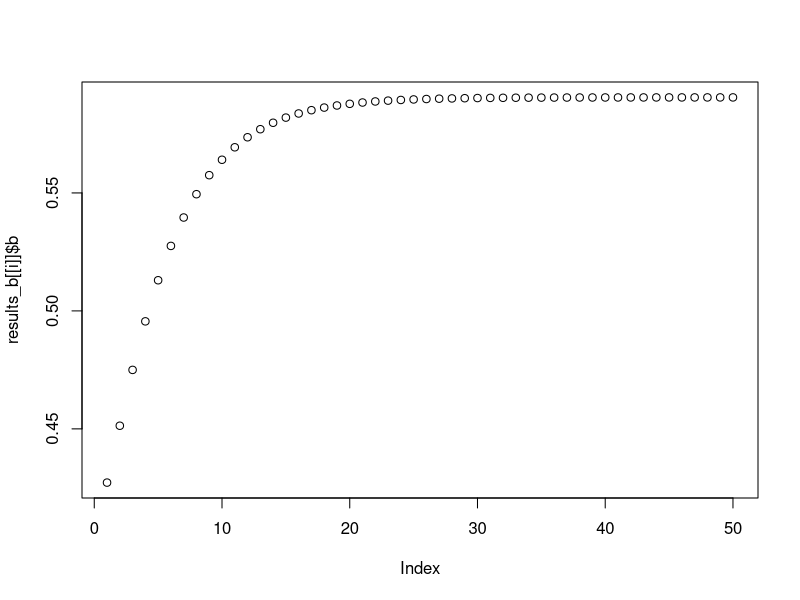
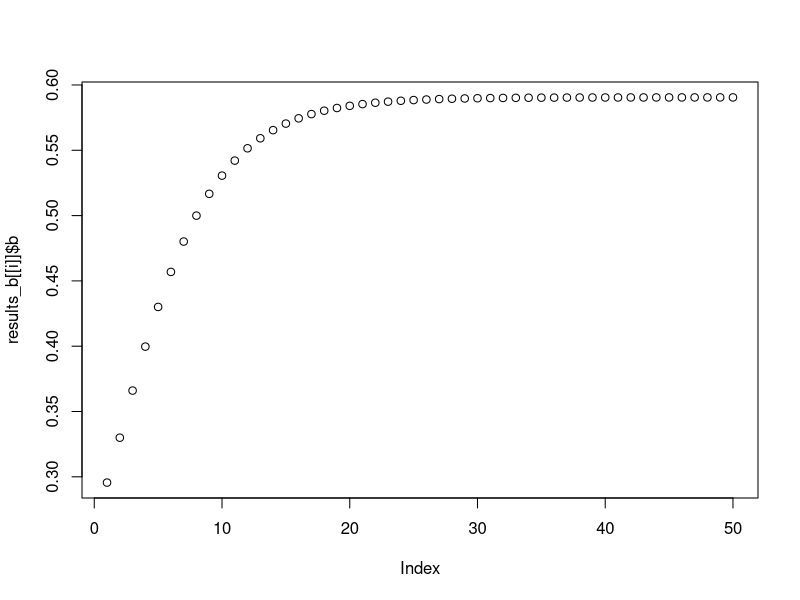
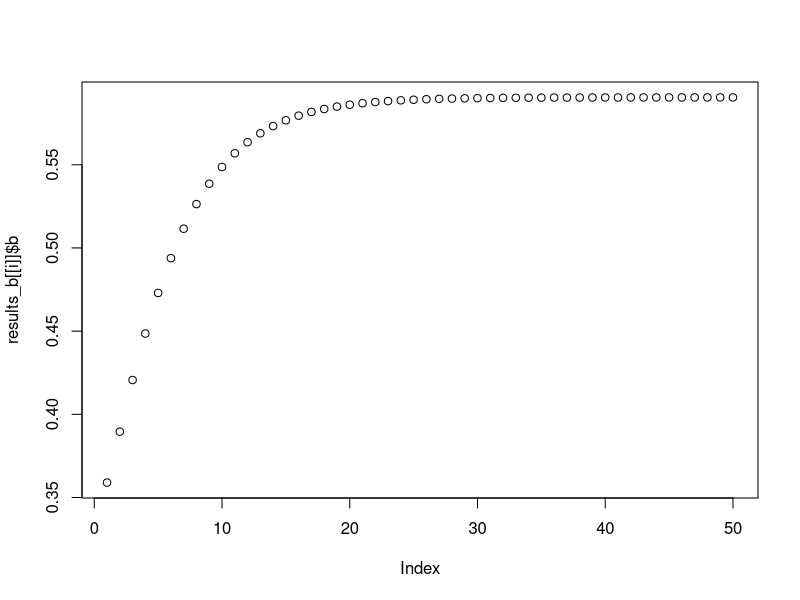
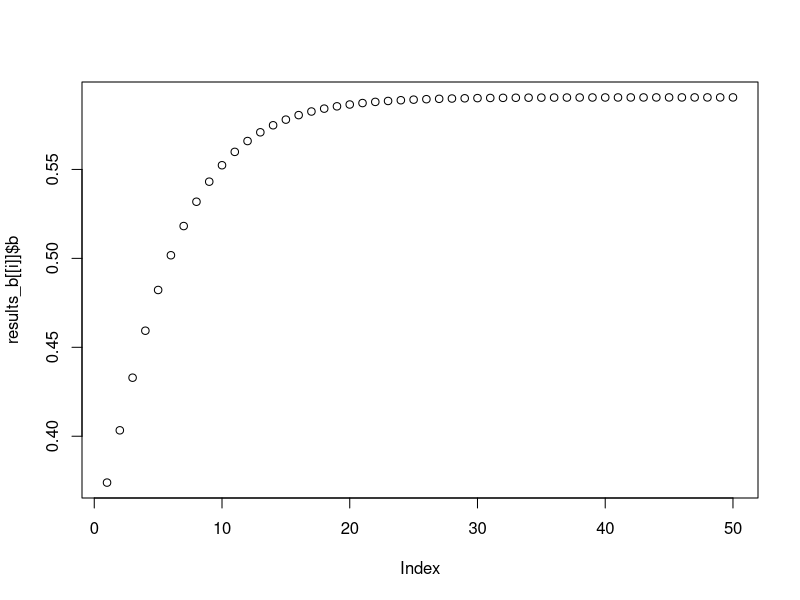
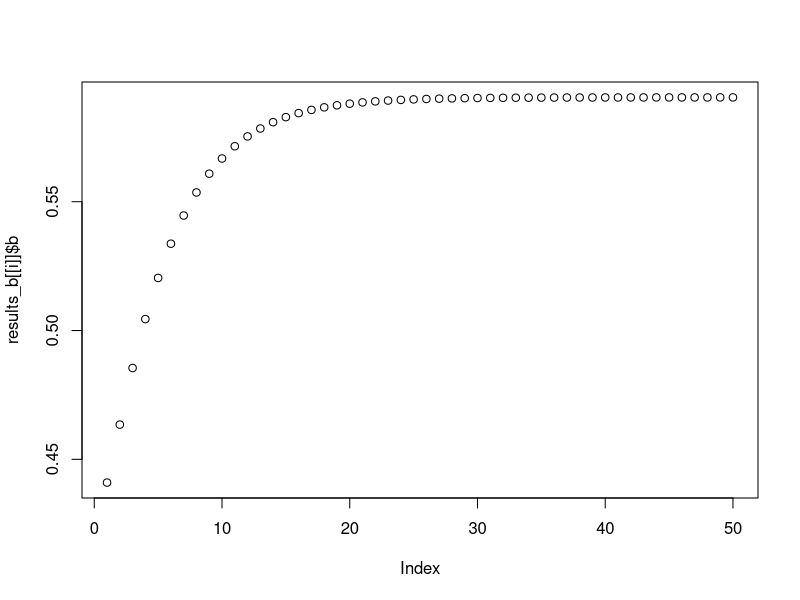
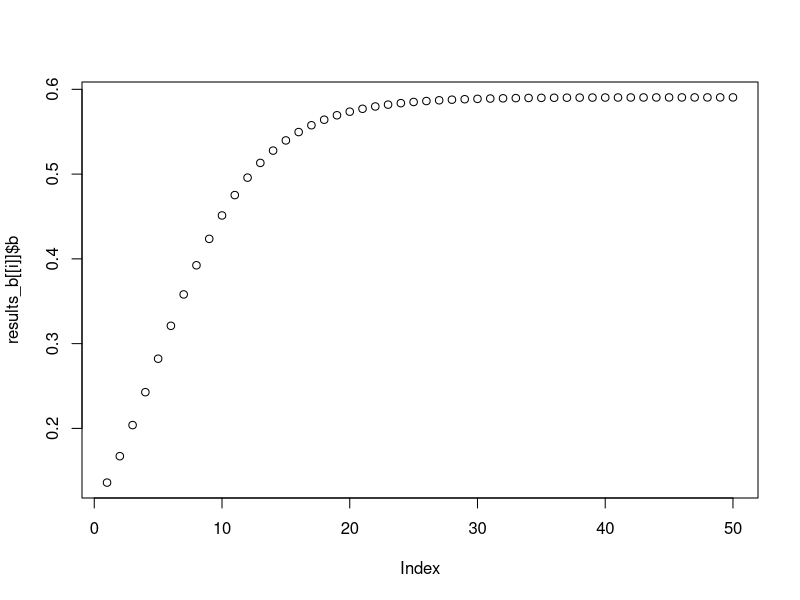
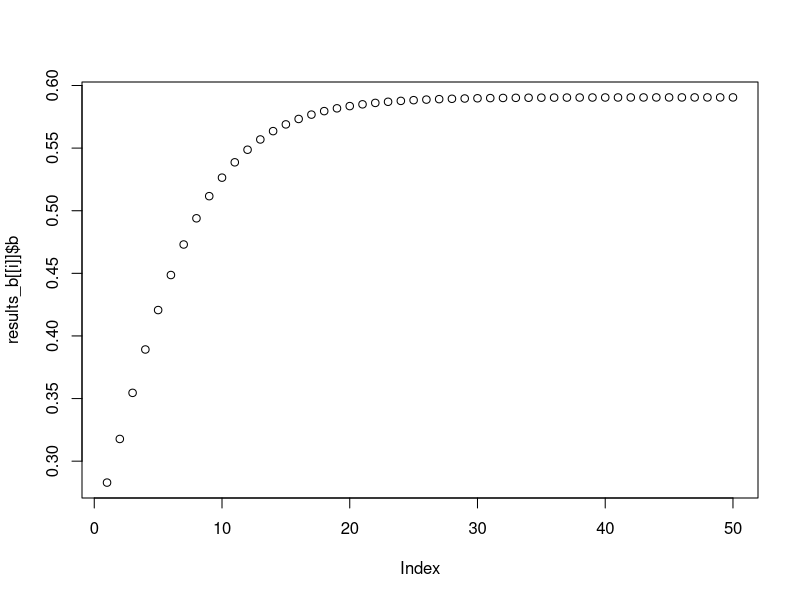
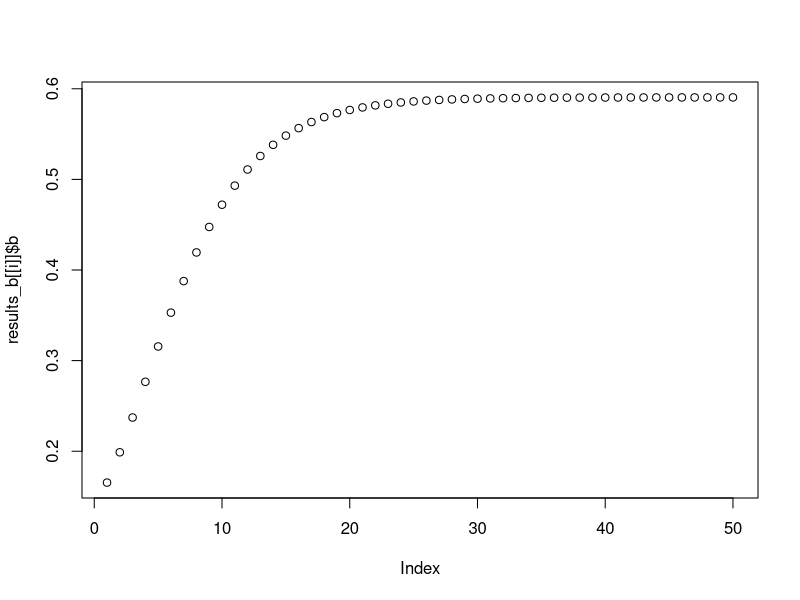

Source code (R) for these figures, in order:
# Testing model behavior: Initial biomass

## This version tests the effect of varying intial biomass. Experiments will vary initial biomass
## but all other inputs in the model will remain constant 

# Set up a small trial number of experiments - vary biomass 
n_experiment = 10 

experiment <- data.frame(
  b = runif(n_experiment, min = 0.1, max = 0.60)) #low end is 0.1K and high is 0.6K (from table)

# Model:
test_b <- function(b, f, r, r_s, p, k, years){
  # b = 1
  # f = 1.5
  # g = 0.2
  # g_s = -0.01
  # phi = 0.188
  # years = 50   Note: these values were to help setup the initial model and ensure it ran properly - we don't need these anymore
  
  results <- data.frame(
    b = rep(NA, years), c = rep(NA, years), 
    year = 1:years, r = rep(NA, years)) #Setup the results dataframe where the outputs will be writen for however many years our experiment is running
  
  #Set the initial result for the outputs in year 1
  results$b[1] = b
  results$c[1] = f * b
  results$r[1] = r
  
  #Loop the model over the specified number of years
  for (t in 2:years) {
    
    results$b[t] = results$b[t-1] + (results$r[t-1] / p) * results$b[t-1] * (1 - ((results$b[t-1]/k) ^ p)) - results$c[t-1] #operating model - PT
    results$r[t] = results$r[t-1] * (1 + r_s) #climate model - how does r change with climate change in each year
    results$c[t] = results$b[t-1] * f #define catch - won't need this if using the climate ready management below

  } 
  
  return(results)
}


# Run model over experiments:
results_b = list() 

for (i in 1:n_experiment){
  results_b[[i]] <- test_b(b = experiment$b[i], f = 0.1, r = 0.2, r_s = 0, p = 0.2,
                              years = 50, k = 1)
}


#Plot the change in biomass over time for all 10 experiments:
for(i in 1:n_experiment){
  plot(results_b[[i]]$b)
}

# #Save a copy of plots to look at later:
# pdf(file = "G:/Data Analysis/SomefinFishE/Models/behavior_checks/b/b_plots.pdf",
#     width = 4,
#     height = 4)
# 
# for(i in 1:n_experiment){
#   plot(results_b[[i]]$b)
# }
# 
# dev.off()
